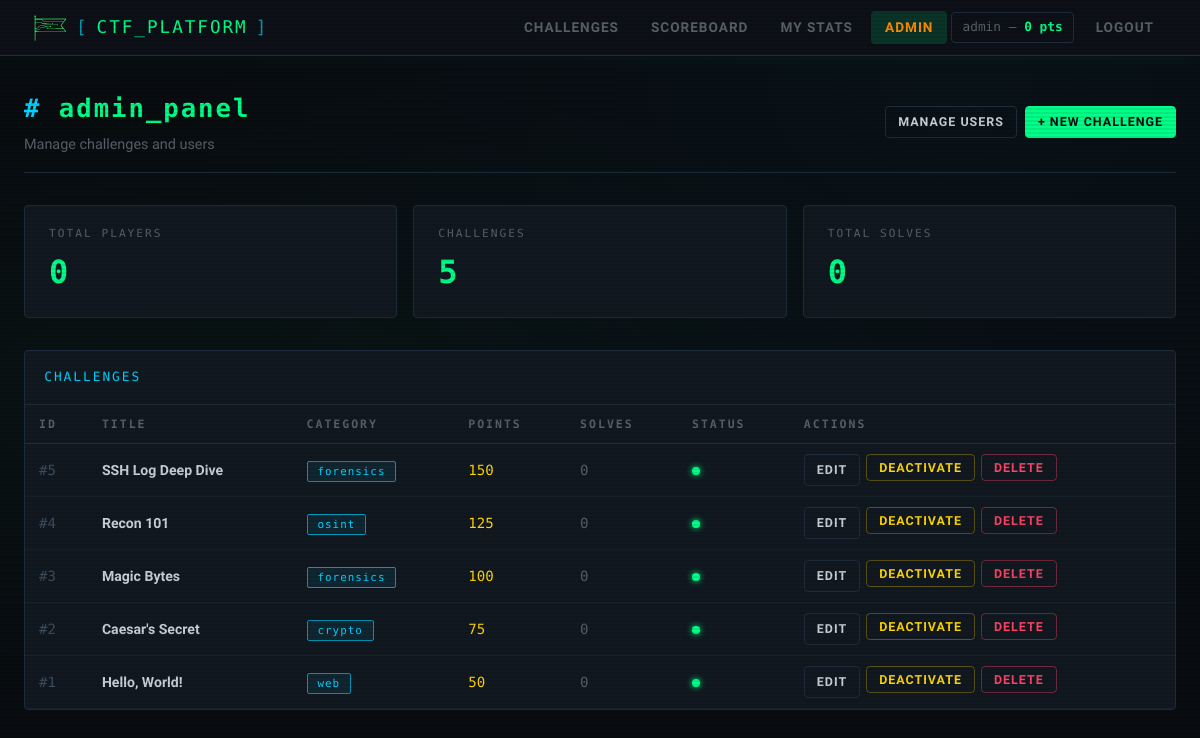
Page /admin/ (signed in) on the committed database.
### app/models.py (models this page shows, shortened)
class User(UserMixin, db.Model):
    __tablename__ = 'users'
    id = db.Column(db.Integer, primary_key=True)
    username = db.Column(db.String(64), unique=True, nullable=False, index=True)
    email = db.Column(db.String(120), unique=True, nullable=False, index=True)
    password_hash = db.Column(db.String(256), nullable=False)
    score = db.Column(db.Integer, default=0, nullable=False)
    is_admin = db.Column(db.Boolean, default=False, nullable=False)
    created_at = db.Column(db.DateTime, default=datetime.utcnow)
    solves = db.relationship('Solve', backref='user', lazy='dynamic', cascade='all, delete-orphan')
    flag_submissions = db.relationship(
        'FlagSubmission',
        backref='user',
        lazy='dynamic',
        cascade='all, delete-orphan'
    )

class Challenge(db.Model):
    __tablename__ = 'challenges'
    id = db.Column(db.Integer, primary_key=True)
    title = db.Column(db.String(128), nullable=False)
    description = db.Column(db.Text, nullable=False)
    flag_hash = db.Column(db.String(64), nullable=False)  # SHA256 hex = 64 chars
    points = db.Column(db.Integer, nullable=False, default=100)
    category = db.Column(db.String(64), nullable=False, default='misc')
    file_path = db.Column(db.String(256), nullable=True)
    link = db.Column(db.String(500), nullable=True)
    hint_1 = db.Column(db.Text, nullable=True)
    hint_2 = db.Column(db.Text, nullable=True)
    hint_3 = db.Column(db.Text, nullable=True)
    is_active = db.Column(db.Boolean, default=True, nullable=False)
    created_at = db.Column(db.DateTime, default=datetime.utcnow)
    solves = db.relationship('Solve', backref='challenge', lazy='dynamic', cascade='all, delete-orphan')
    flag_submissions = db.relationship(
        'FlagSubmission',
        backref='challenge',
        lazy='dynamic',
        cascade='all, delete-orphan'
    )
    @property
    def solve_count(self):
        return self.solves.count()

### app/admin/routes.py (the view)
@admin_bp.route('/')
@login_required
@admin_required
def dashboard():
    total_users = User.query.filter_by(is_admin=False).count()
    total_challenges = Challenge.query.count()
    total_solves = Solve.query.count()
    challenges = Challenge.query.order_by(Challenge.created_at.desc()).all()
    return render_template('admin_dashboard.html',
                           total_users=total_users,
                           total_challenges=total_challenges,
                           total_solves=total_solves,
                           challenges=challenges)

### app/admin/routes.py (called while the page is built)
def admin_required(f):
    @wraps(f)
    def decorated(*args, **kwargs):
        if not current_user.is_authenticated or not current_user.is_admin:
            abort(403)
        return f(*args, **kwargs)
    return decorated

### app/models.py (called while the page is built)
@login_manager.user_loader
def load_user(user_id):
    return User.query.get(int(user_id))

### app/templates/admin/admin_dashboard.html (shortened to what this page needs)
{% extends "base.html" %}
{% block content %}
<div class="container">
  <div class="page-header d-flex justify-between align-center">
    <div>
      <h1 class="page-title"><span class="prompt">#</span> admin_panel</h1>
      <p class="page-subtitle">Manage challenges and users</p>
    </div>
    <div class="d-flex gap-2">
      <a href="{{ url_for('admin.users') }}" class="btn btn-secondary btn-sm">Manage Users</a>
      <a href="{{ url_for('admin.new_challenge') }}" class="btn btn-primary btn-sm">+ New Challenge</a>
    </div>
  </div>
  <div class="stats-row">
    <div class="stat-card">
      <div class="stat-label">Total Players</div>
      <div class="stat-value">{{ total_users }}</div>
    </div>
    <div class="stat-card">
      <div class="stat-label">Challenges</div>
      <div class="stat-value">{{ total_challenges }}</div>
    </div>
    <div class="stat-card">
      <div class="stat-label">Total Solves</div>
      <div class="stat-value">{{ total_solves }}</div>
    </div>
  </div>
  <div class="card" style="padding:0; overflow:hidden;">
    <div style="padding:1rem 1.2rem; border-bottom:1px solid var(--border); display:flex; justify-content:space-between; align-items:center;">
      <span class="text-mono" style="color:var(--cyan); font-size:0.8rem; letter-spacing:2px;">CHALLENGES</span>
    </div>
    {% if challenges %}
    <table class="admin-table">
      <thead>
        <tr>
          <th>ID</th>
          <th>Title</th>
          <th>Category</th>
          <th>Points</th>
          <th>Solves</th>
          <th>Status</th>
          <th>Actions</th>
        </tr>
      </thead>
      <tbody>
        {% for ch in challenges %}
        <tr class="{% if not ch.is_active %}inactive-row{% endif %}">
          <td class="text-mono" style="color:var(--text-muted);">#{{ ch.id }}</td>
          <td style="font-weight:600;">{{ ch.title }}</td>
          <td>
            <span class="badge badge-cat" style="font-size:0.68rem;">{{ ch.category }}</span>
          </td>
          <td class="text-mono" style="color:var(--yellow);">{{ ch.points }}</td>
          <td class="text-mono" style="color:var(--text-dim);">{{ ch.solve_count }}</td>
          <td>
            {% if ch.is_active %}
              <span class="active-dot"></span>
            {% else %}
              <span class="inactive-dot"></span>
            {% endif %}
          </td>
          <td>
            <div class="action-btns">
              <a href="{{ url_for('admin.edit_challenge', challenge_id=ch.id) }}"
                 class="btn btn-secondary btn-sm">Edit</a>
              <form method="POST" action="{{ url_for('admin.toggle_challenge', challenge_id=ch.id) }}" style="display:inline;">
                <button type="submit" class="btn btn-warning btn-sm">
                  {{ 'Deactivate' if ch.is_active else 'Activate' }}
                </button>
              </form>
              <form method="POST" action="{{ url_for('admin.delete_challenge', challenge_id=ch.id) }}" style="display:inline;">
                <button type="submit" class="btn btn-danger btn-sm"
                        data-confirm="Delete '{{ ch.title }}'? This cannot be undone.">
                  Delete
                </button>
              </form>
            </div>
          </td>
        </tr>
        {% endfor %}
      </tbody>
    </table>
    {% else %}
    <div class="empty-state">
      <div class="empty-icon">⚑</div>
      <div>No challenges yet. <a href="{{ url_for('admin.new_challenge') }}" style="color:var(--cyan);">Create one</a>.</div>
    </div>
    {% endif %}
  </div>
</div>
{% endblock %}

### app/templates/base.html (shortened to what this page needs)
<!DOCTYPE html>
<html lang="en">
<head>
  <link rel="stylesheet" href="{{ url_for('static', filename='css/main.css') }}">
</head>
<body>
{% if current_user.is_authenticated %}
<nav class="navbar">
  <a href="{{ url_for('challenges.list_challenges') }}" class="navbar-brand">
    <img src="{{ url_for('static', filename='logo_animated_dark.svg') }}" alt="CTF Logo" class="brand-logo" height="36px" style="height: 36 auto; vertical-align: middle;">
    <span class="brand-bracket">[</span>
    <span class="navbar-brand-text">CTF_PLATFORM</span>
    <span class="brand-bracket">]</span>
  </a>
  <div class="nav-links">
    <a href="{{ url_for('challenges.list_challenges') }}"
       class="nav-link {% if request.blueprint == 'challenges' %}active{% endif %}">Challenges</a>
    <a href="{{ url_for('scoreboard.scoreboard') }}"
       class="nav-link {% if request.blueprint == 'scoreboard' %}active{% endif %}">Scoreboard</a>
    <a href="{{ url_for('auth.stats') }}"
       class="nav-link {% if request.endpoint == 'auth.stats' %}active{% endif %}">My Stats</a>
    {% if current_user.is_admin %}
    <a href="{{ url_for('admin.dashboard') }}"
       class="nav-link admin-link {% if request.blueprint == 'admin' %}active{% endif %}">Admin</a>
    {% endif %}
    <span class="nav-user">
      {{ current_user.username }} &mdash;
      <span class="nav-score {% if current_user.score < 0 %}score-negative{% endif %}">
        {{ current_user.score }} pts
      </span>
    </span>
    <a href="{{ url_for('auth.logout') }}" class="nav-link">Logout</a>
  </div>
</nav>
{% endif %}
{% block content %}{% endblock %}
</body>
</html>

### rows in the picture
User: username "admin", score "0"
Challenge: id "5", title "SSH Log Deep Dive", category "forensics", points "150", solve_count "0", is_active "DEACTIVATE"
Challenge: id "4", title "Recon 101", category "osint", points "125", solve_count "0", is_active "DEACTIVATE"
Challenge: id "3", title "Magic Bytes", category "forensics", points "100", solve_count "0", is_active "DEACTIVATE"
Challenge: id "2", title "Caesar's Secret", category "crypto", points "75", solve_count "0", is_active "DEACTIVATE"
Challenge: id "1", title "Hello, World!", category "web", points "50", solve_count "0", is_active "DEACTIVATE"

### other values in the picture
{{ total_users }} "0"
{{ total_challenges }} "5"
{{ total_solves }} "0"
